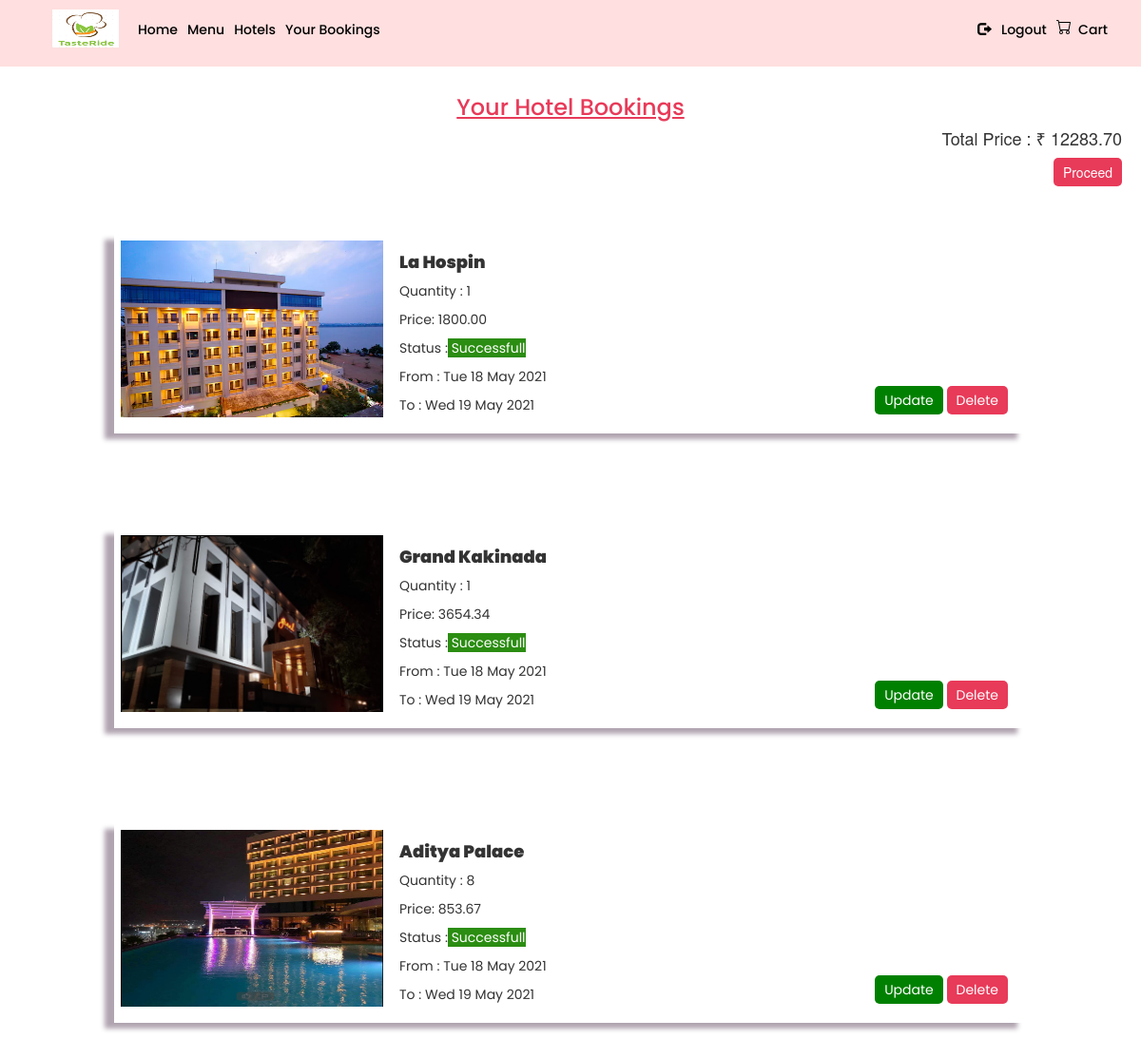
Before: /hotel/allbookings (signed in) with the older database file.
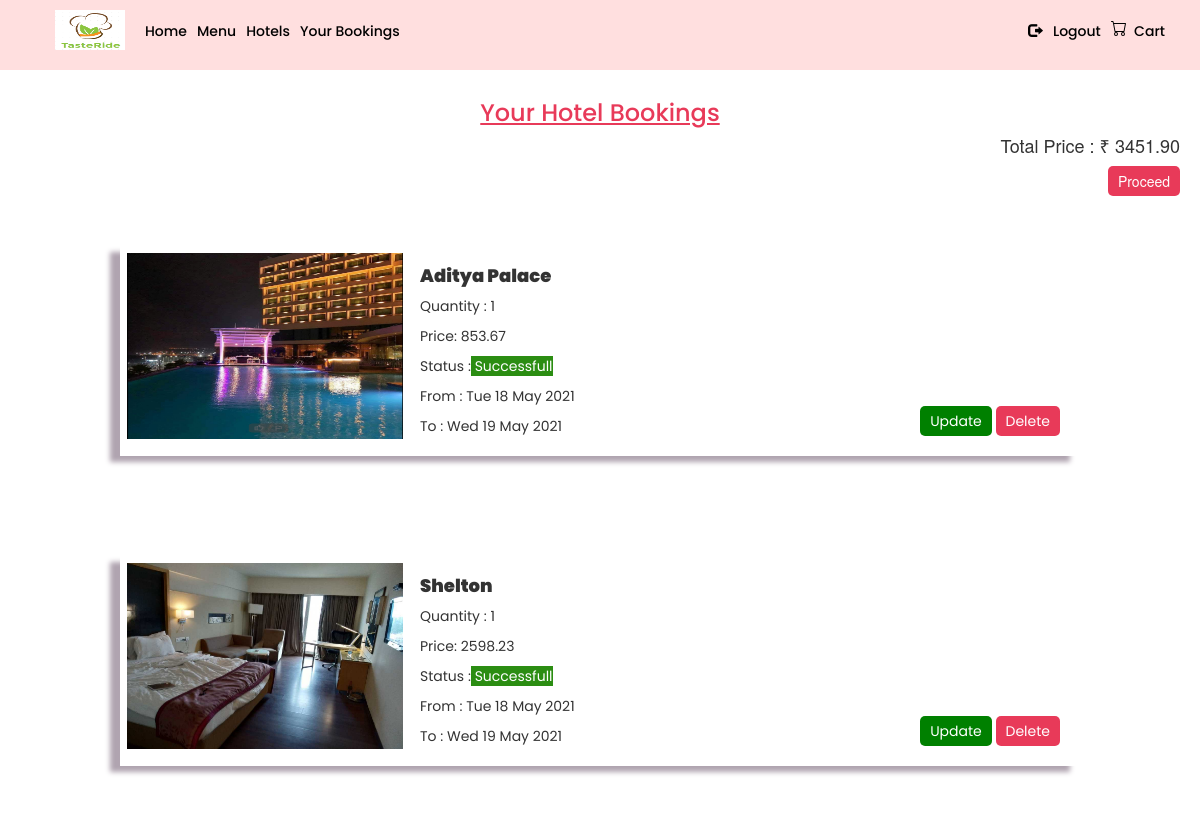
After: the same page with the newer database file.
### hotels/models.py (models this page shows)
class Booking(models.Model):
    user = models.ForeignKey(User,on_delete=models.CASCADE)
    hotel = models.ForeignKey('Hotel',on_delete=models.CASCADE)
    quantity = models.PositiveIntegerField(default=1, validators=[MinValueValidator(1), MaxValueValidator(100)])
    booked_from = models.DateField(default=date.today())
    booked_to = models.DateField()

### hotels/views.py (the view)
# urls.py: path('allbookings',YourBookings,name="your"),
def YourBookings(request):
    user_id = request.user.id
    user = get_object_or_404(User,pk=user_id)
    bookings = Booking.objects.filter(user=user).values(
        'quantity',
        'booked_from',
        'booked_to',
        'hotel__name', # Similar to booking.hotel.value
        'hotel__price',
        'hotel__image',
        'id',
    )
    def calc_totalPrice(bookings):
        total_price = 0
        for i in range(len(bookings)):
            total_price  = total_price + bookings[i]['quantity'] * bookings[i]['hotel__price']
        return total_price
    return render(request,'hotels/allbookings.html',{
        'bookings' : bookings,
        'total_price' : calc_totalPrice(bookings)
    })

### hotels/templates/hotels/allbookings.html
{% extends 'hotels/base.html' %}
{% load widget_tweaks %}
{% load crispy_forms_tags %}
{% block start %}
<h3 style="color: #E83A59;font-family: 'Poppins',sans-serif;text-align: center;margin-top: 40px; text-decoration: underline;">Your Hotel Bookings</h3>
<div style="display:block;text-align: end; padding: 0px 20px;" class="price">
  <h4>Total Price : ₹ {{total_price}} </h4>
  <button class="button">
    <a href="#">
      Proceed
    </a>
  </button>
</div>
<div id="all" class="card-container">
   {% for order in bookings.all %}
      <div class="card" style="width: 80% !important; display: flex;margin: 50px;">
        <div class="card-body-left">
          <img class="card-img-top" src="../media/{{order.hotel__image}}" alt="{{order.hotel__name}}"/>
        </div>
          <div class="card-body">
            <h5 class="card-title">{{order.hotel__name}}</h5>
            <p class="card-text1">Quantity : {{order.quantity}}</p>
            <p class="card-text1">Price: {{ order.hotel__price }} </p>
            <p class="card-text1">Status :<span style="background-color: #2B8D12; color: white;"> Successfull</span></p>
            <p class="card-text1">From : {{ order.booked_from|date:"D d M Y" }}</p>
            <p class="card-text1">To : {{ order.booked_to |date:"D d M Y" }} </p>
          </div>
          <div style="    margin-left: auto;
                          margin-top: auto;
                          padding: 20px;">
            <button style="background-color: green;
                           color: white;
                           padding: 5px 10px;
                           border-radius: 5px;
                           border: none;">
              <a href="{% url 'updateitem' order.id %}" style="text-decoration: none; color: white;">Update</a>
            </button>
            <button class="button">
              <a href="{% url 'deleteitem' order.id %}">
                Delete
              </a>
            </button>
          </div>
          </div>
    {% endfor %}
</div>
{% endblock start %}

Changed rows visible on the page:
removed Booking: shows a picture, hotel__name "La Hospin", quantity "1", hotel__price "1800.00", booked_from "Tue 18 May 2021", booked_to "Wed 19 May 2021"
removed Booking: shows a picture, hotel__name "Grand Kakinada", quantity "1", hotel__price "3654.34", booked_from "Tue 18 May 2021", booked_to "Wed 19 May 2021"
removed Booking: hotel__name "Aditya Palace", quantity "8", hotel__price "853.67", booked_from "Tue 18 May 2021", booked_to "Wed 19 May 2021"
added Booking: hotel__name "Aditya Palace", quantity "1", hotel__price "853.67", booked_from "Tue 18 May 2021", booked_to "Wed 19 May 2021"
added Booking: shows a picture, hotel__name "Shelton", quantity "1", hotel__price "2598.23", booked_from "Tue 18 May 2021", booked_to "Wed 19 May 2021"
Other visible differences:
{{ total_price }}: "12283.70" → "3451.90"
